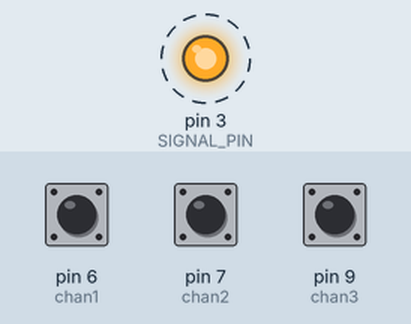
The sketch below on a simulated Arduino Uno, built with avr-gcc and run on an emulated ATmega328P. Parts: output pins drawn as LEDs (lit = HIGH). Dashed ring = blinking. The test bench sets the inputs (shaded band); at power-on: pin 6 (chan1) HIGH, pin 7 (chan2) HIGH, pin 9 (chan3) HIGH. Random numbers use the default seed unless the sketch sets one; no radio packets arrive unless stated; what the sketch prints to the serial monitor is not drawn.

Above: at 0.05 s.
Timing chart, 0 to 3.0 s (numbered marks = the images above):
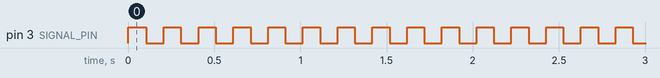

The sketch:

RateTestNode.ino
```cpp
#include <SPI.h>        //Call SPI library so you can communicate with the nRF24L01+
#include <nRF24L01.h>   //nRF2401 libarary found at https://github.com/tmrh20/RF24/
#include <RF24.h>       //nRF2401 libarary found at https://github.com/tmrh20/RF24/

#define SIGNAL_PIN 3

const uint8_t pinCE  = 8;                   //This pin is used to set the nRF24 to standby (0) or active mode (1)
const uint8_t pinCSN = 10;                   //This pin is used to tell the nRF24 whether the SPI communication is a command
RF24 wirelessSPI(pinCE, pinCSN);            // Declare object from nRF24 library (Create your wireless SPI)
const uint64_t wAddress = 0xB00B1E50C3LL;   //Create pipe address to send data, the "LL" is for LongLong type

const uint8_t rFChan = 89;                  //Set channel default (chan 84 is 2.484GHz to 2.489GHz)
const uint8_t rDelay = 7;                   //this is based on 250us increments, 0 is 250us so 7 is 2 ms
const uint8_t rNum   = 5;                   //number of retries that will be attempted
const uint8_t chan1  = 6;                   //D2 pin for node channel check
const uint8_t chan2  = 7;                   //D3 pin for node channel check
const uint8_t chan3  = 9;                  //D4 pin for node channel check

//stuct of payload to send fake sensor data and node channel
struct PayLoad {
  uint8_t chan;
  uint8_t sensor;
  unsigned long Time;
};

PayLoad payload; //create struct object

void setup() {
  Serial.begin(9600);
  pinMode(SIGNAL_PIN, OUTPUT);
  digitalWrite(SIGNAL_PIN, HIGH);
  pinMode(chan1, INPUT_PULLUP); //set channel select digital pins to input pullup
  pinMode(chan2, INPUT_PULLUP);
  pinMode(chan3, INPUT_PULLUP);

  wirelessSPI.begin();  //Start the nRF24 module
  wirelessSPI.setChannel(rFChan);
  wirelessSPI.setRetries(rDelay, rNum);   //if a transmit fails to reach receiver (no ack packet) then this sets retry attempts and delay between retries
  wirelessSPI.openWritingPipe(wAddress);  //open writing or transmit pipe
  wirelessSPI.stopListening();            //go into transmit mode
  randomSeed(analogRead(0));              //set random seed for fake sensor data
  setChannel();                           //checks current channel setting for transceiver
}

void loop() {
  digitalWrite(SIGNAL_PIN, HIGH);
  delay(100);
  digitalWrite(SIGNAL_PIN, LOW);
  delay(100);

  payload.Time   = millis();
  payload.sensor = random(0, 255); //get made up sensor value
  Serial.println(payload.Time/1000);
  //Serial.println(payload.sensor);

  if (!wirelessSPI.write(&payload, sizeof(payload))) { //send data and remember it will retry if it fails
    delay(random(5, 20)); //as another back up, delay for a random amount of time and try again
    if (!wirelessSPI.write(&payload, sizeof(payload))) {
      //set error flag if it fails again
    }
  }
}

//check for low digital pin to set node address
void setChannel() {
  if (!digitalRead(chan1)) payload.chan = 6;
  else if (!digitalRead(chan2)) payload.chan = 7;
  else if (!digitalRead(chan3)) payload.chan = 9;
  else payload.chan = 0;
}
```

Measured:
- by itself, pin 3 (SIGNAL_PIN): alternates HIGH for 0.10 s and LOW for 0.10 s
